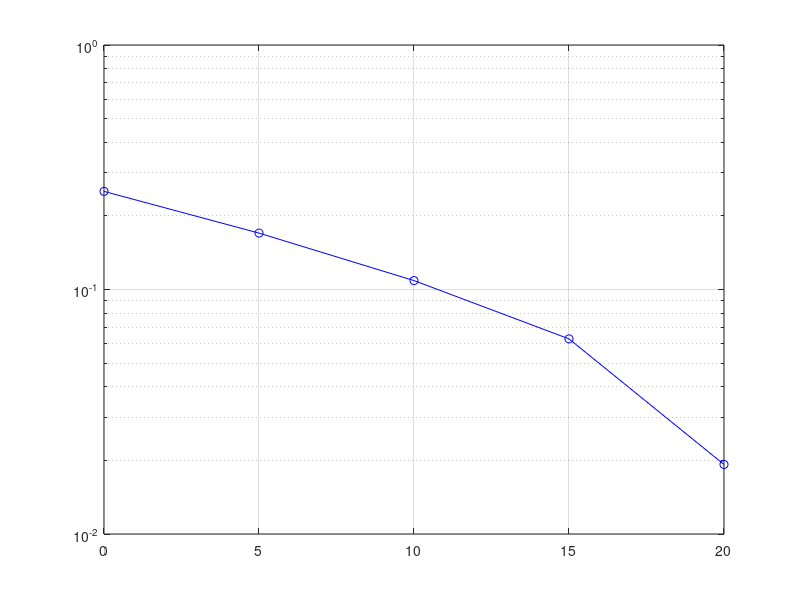

Write the MATLAB code that produced this figure.
clear;clc;
%===============================================================================
% parameters
%===============================================================================
random_symbol_num_per_color=1e5;
color_num = 3;
SNR_dB     =   [0 : 5 : 20];
M = 2; % modulation order
xi = 0.1;
InterferenceMatrix = [(1-xi)    xi             0          
                        xi      (1-2*xi)      xi         
                       0        xi          (1-xi)];
% H	=    ChannelMatrix_2T_2R;
%has little effect on performance
H = InterferenceMatrix * diag([1.1408 ; 1.3226 ; 1]./[0.0114; 0.0052; 0.0427]);

%initialize
ber = zeros(1,length(SNR_dB));
for i_p_tx=1:length(SNR_dB)
	SNR = 10.0 ^ (SNR_dB(i_p_tx) / 10.0);
    P_noise = 1/SNR;
    
    num_loop = 10;
    ber_sum = 0;
    for mm = 1:num_loop
        %===============================================================================
        % gen random bits
        %===============================================================================
        u_data = randi([0 M-1],color_num,random_symbol_num_per_color);
        modData = real(pammod(u_data,M));
%         modData_tx_1=(modData_tx).*(modData_tx<=0.5)+0.5.*(modData_tx>0.5); % clipping
%         modData_tx_2=(modData_tx_1).*(modData_tx_1>=-0.5)-0.5.*(modData_tx_1<-0.5); % clipping
        %1.1408 : 1.3226 : 1 (I DC,i,R : I DC,i,G : I DC,i,B )
%         rgb_propotion = [1.1408 ; 1.3226 ; 1]./[0.0114; 0.0052; 0.0427];
%         rgb_rep_matrix = repmat(rgb_propotion,1,random_symbol_num_per_color);
        
%         tx_data = rgb_rep_matrix .* modData;
        tx_data = modData;
        
        
        rec_data = H * tx_data;
        rec_data_normalize = rec_data/sqrt(mean(mean(rec_data.^2)));
        rec_data_with_noise = rec_data_normalize + sqrt(P_noise)*randn(size(rec_data));
        %ZF receiver
        rec_data_with_noise = pinv(H) *rec_data_with_noise;
        rec_data_with_noise = rec_data_with_noise;
        rec_data_with_noise_normalize = rec_data_with_noise/sqrt(mean(mean(rec_data_with_noise.^2)));
        rec_dec = pamdemod(rec_data_with_noise_normalize*sqrt(mean(mean(modData.^2))),M);

        ber_temp = symerr(u_data,rec_dec)/color_num/random_symbol_num_per_color;
        ber_sum = ber_sum + ber_temp;
    end
    % bit error num / loop num / group num
    ber(i_p_tx)=ber_sum/num_loop;
    %**********************************************************************
end
figure;
semilogy(SNR_dB, ber, 'b-o');
hold on;
grid on



